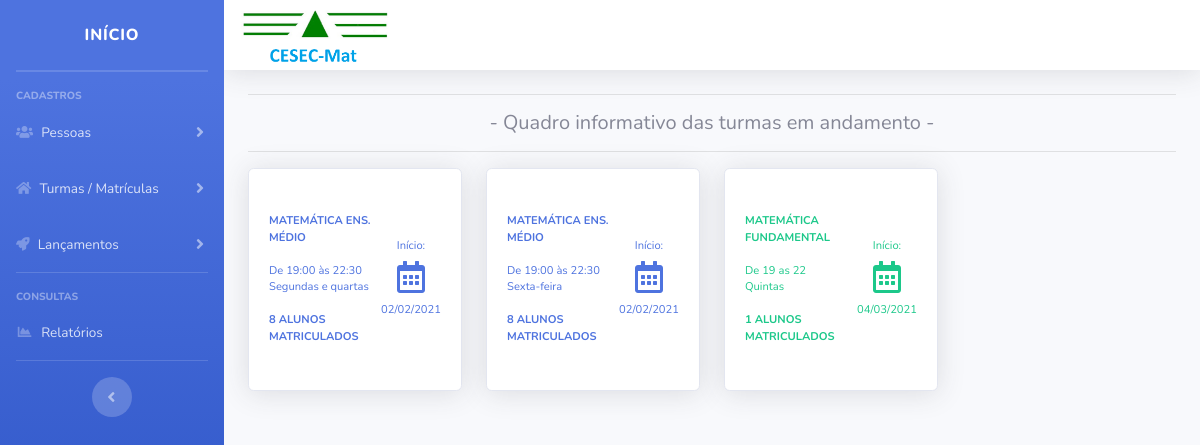
Screenshot of /cesec/painel/index.php with the database file from the repository.
### tables this page shows
CREATE TABLE `turmas` (
  `id` int(11) NOT NULL,
  `disciplina` int(11) NOT NULL,
  `data_inicio` date DEFAULT NULL,
  `data_final` date DEFAULT NULL,
  `horario` varchar(30) DEFAULT NULL,
  `dia` varchar(30) DEFAULT NULL,
  `ano` int(11) NOT NULL,
  `professor` int(11) NOT NULL,
  `carga_horaria` int(11) NOT NULL
);

CREATE TABLE `disciplinas` (
  `id` int(11) NOT NULL,
  `nome` varchar(50) NOT NULL
);

### cesec/painel/home.php (the view, shortened to what this page needs)
<?php
require_once("../conexao.php");
?>
<div class="title" align="center">
<hr>
<h5 text="dark"  >
- Quadro informativo das turmas em andamento -
</h5>
<hr>
</div>
<div class="row">
<?php
$query = $pdo->query("SELECT * FROM turmas order by data_inicio ");
$res = $query->fetchAll(PDO::FETCH_ASSOC);
for ($i=0; $i < count($res); $i++) {
	$id_turma = $res[$i]['id'];
	$data_inicio = $res[$i]['data_inicio'];
    $horario = $res[$i]['horario'];
    $dia = $res[$i]['dia'];
    $disciplina = $res[$i]['disciplina'];
	$data_inicioF = implode('/', array_reverse(explode('-', $data_inicio)));
	$query_2 = $pdo->query("SELECT * FROM disciplinas WHERE id = '$disciplina' ");
	$res_2 = $query_2->fetchAll(PDO::FETCH_ASSOC);
	$nome_disc = $res_2[0]['nome'];
	if(($disciplina % 2) == "0"){
		$classe = "text-primary";
	}else{
		$classe = "text-success";
	}
	$query_3 = $pdo->query("SELECT * FROM matriculas WHERE turma = '$id_turma' ");
	$res_3 = $query_3->fetchAll(PDO::FETCH_ASSOC);
	$mat = count($res_3);
 ?>
<div class="col-xl-3 col-md-6 mb-4">
	<a class="text-dark" title="Informações da Turma">
			<div class="card <?php echo $classe ?> shadow h-100 py-2">
				<div class="card-body">
					<div class="row no-gutters align-items-center">
						<div class="col mr-2">
							<p><div class="text-xs font-weight-bold <?php echo $classe ?> text-uppercase"><?php echo $nome_disc ?></div></p>
							<div class="text-xs <?php echo $classe ?>"><?php echo $horario ?> <br> <?php echo $dia ?> </div>
							<p><div class="text-xs font-weight-bold <?php echo $classe ?> text-uppercase"><?php echo $mat ?> alunos matriculados</div></p>
						</div>
						<div class="col-auto" align="center">
							<h6 class="text-xs <?php echo $classe ?>">Início:</h6>
							<i class="far fa-calendar-alt fa-2x  <?php echo $classe ?>"></i><br>
							<span class="text-xs"><?php echo $data_inicioF ?></span>
						</div>
					</div>
				</div>
			</div>
		</a>
		</div>
<?php } ?>

### rows the page displays
turmas: disciplinas.nome "MATEMÁTICA ENS. MÉDIO", horario "De 19:00 às 22:30", dia "Segundas e quartas", mat "8", disciplina 2 (drawn), data_inicio "02/02/2021"
turmas: disciplinas.nome "MATEMÁTICA ENS. MÉDIO", horario "De 19:00 às 22:30", dia "Sexta-feira", mat "8", disciplina 2 (drawn), data_inicio "02/02/2021"
turmas: disciplinas.nome "MATEMÁTICA FUNDAMENTAL", horario "De 19 as 22", dia "Quintas", mat "1", disciplina 1 (drawn), data_inicio "04/03/2021"
